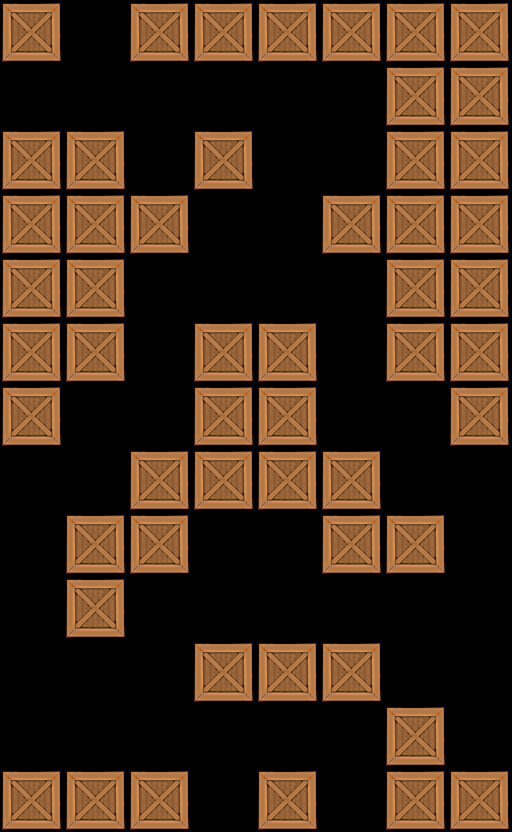

A 2D game scene composited from a Tiled map and its tileset images. What follows is a short description and the map's XML, with each tile layer's data collapsed to a summary:
An orthogonal 8x13 tile map with 64x64 px tiles, 1 tile layer (Tile Layer 1).

<map version="1.0" orientation="orthogonal" width="8" height="13" tilewidth="64" tileheight="64">
 <tileset firstgid="1" name="crate" tilewidth="64" tileheight="64">
  <image source="../../crate4.png" width="64" height="64" />
 </tileset>
 <layer name="Tile Layer 1" width="8" height="13">
  <data>[104 cells, 53 non-empty, 1 distinct tile ids]</data>
 </layer>
</map>
